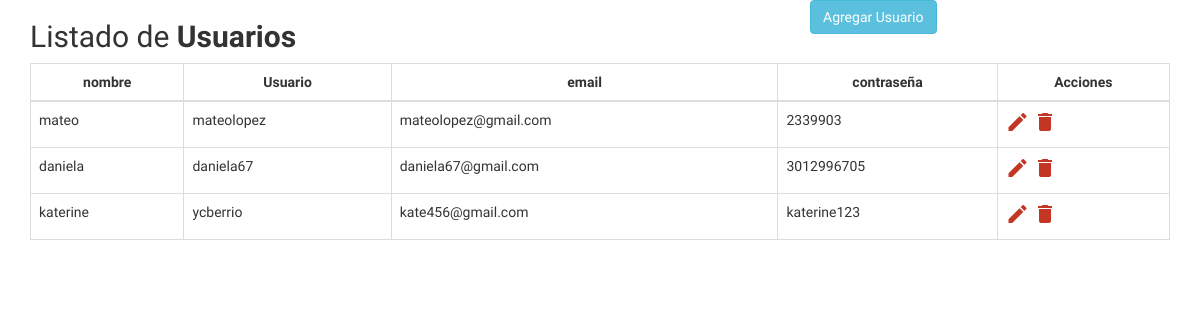
Screenshot of /CRUD/index.php with the database file from the repository.
### tables this page shows
CREATE TABLE `usuarios` (
  `id` int(11) NOT NULL,
  `nombre` varchar(43) NOT NULL,
  `usuario` varchar(43) NOT NULL,
  `email` varchar(50) NOT NULL,
  `contrasena` varchar(43) NOT NULL
);

### CRUD/database.php (called while the page is built, shortened)
<?php
	class Database{
		private $con;
		private $dbhost="localhost";
		private $dbuser="root";
		private $dbpass="";
		private $dbname="proyecto";
		public function connect_db(){
			$this->con = mysqli_connect($this->dbhost, $this->dbuser, $this->dbpass, $this->dbname);
		}
		public function read(){
		$sql = "SELECT * FROM usuarios";
		$res = mysqli_query($this->con, $sql);
		return $res;
		}
}
?>

### CRUD/index.php (the view, shortened to what this page needs)
<!DOCTYPE html>
<html lang="en">
<head>
<link rel="stylesheet" href="https://maxcdn.bootstrapcdn.com/bootstrap/3.3.7/css/bootstrap.min.css">
<link href="https://fonts.googleapis.com/css?family=Exo" rel="stylesheet" /><link rel="stylesheet" href="style.css">
</head>
<body>
    <div class="container">
        <div class="table-wrapper">
            <div class="table-title">
                <div class="row">
                    <div class="col-sm-8"><h2>Listado de  <b>Usuarios</b></h2></div>
                    <div class="col-sm-4">
                        <a href="create.php" class="btn btn-info add-new"><i class="fa fa-plus"></i> Agregar Usuario</a>
                    </div>
                </div>
            </div>
            <table class="table table-bordered">
                <thead>
                    <tr>
                        <th>nombre</th>
                        <th>Usuario</th>
                        <th>email</th>
			<th>contraseña</th>
                        <th>Acciones</th>
                    </tr>
                </thead>
                <tbody>
                       <?php
include ('database.php');
$usuarios = new Database();
$listado=$usuarios->read();
?>
<?php
while ($row=mysqli_fetch_object($listado)){
$id=$row->id;
$nombre=$row->nombre;
$usuario=$row->usuario;
$email=$row->email;
$contrasena=$row->contrasena;
?>
<tr>
    <td><?php echo $nombre;?></td>
    <td><?php echo $usuario;?></td>
    <td><?php echo $email;?></td>
    <td><?php echo $contrasena;?></td>
    <td>
    <a href="update.php?id=<?php echo $id;?>" class="edit" title="Editar" data-toggle="tooltip"><i class="material-icons">&#xE254;</i></a>
    <a href="delete.php?id=<?php echo $id;?>" class="delete" title="Eliminar" data-toggle="tooltip"><i class="material-icons">&#xE872;</i></a>
    </td>
</tr>
<?php
}
?>
                </tbody>
            </table>
        </div>
    </div>
</body>
</html>

### CRUD/style.css (style rules this page uses)
body { background-image: url("https://media.istockphoto.com/vectors/the-earth-dog-a-pattern-of-canine-tracks-of-different-sizes-traces-of-vector-id688563726?b=1&k=6&m=688563726&s=170667a&w=0&h=OcFmZrSVWSeuSy-N0tuht3sYR5-wNbdpBDCY16_SSoM="); }
.myTable,.table th { text-align:center }
* { margin:0;padding:0 }
body { font-family:Exo,sans-serif }
.material-icons { color: rgb(196, 54, 36); }

### rows the page displays
usuarios: nombre "mateo", usuario "mateolopez", email "mateolopez@gmail.com", contrasena "2339903"
usuarios: nombre "daniela", usuario "daniela67", email "daniela67@gmail.com", contrasena "3012996705"
usuarios: nombre "katerine", usuario "ycberrio", email "kate456@gmail.com", contrasena "katerine123"
